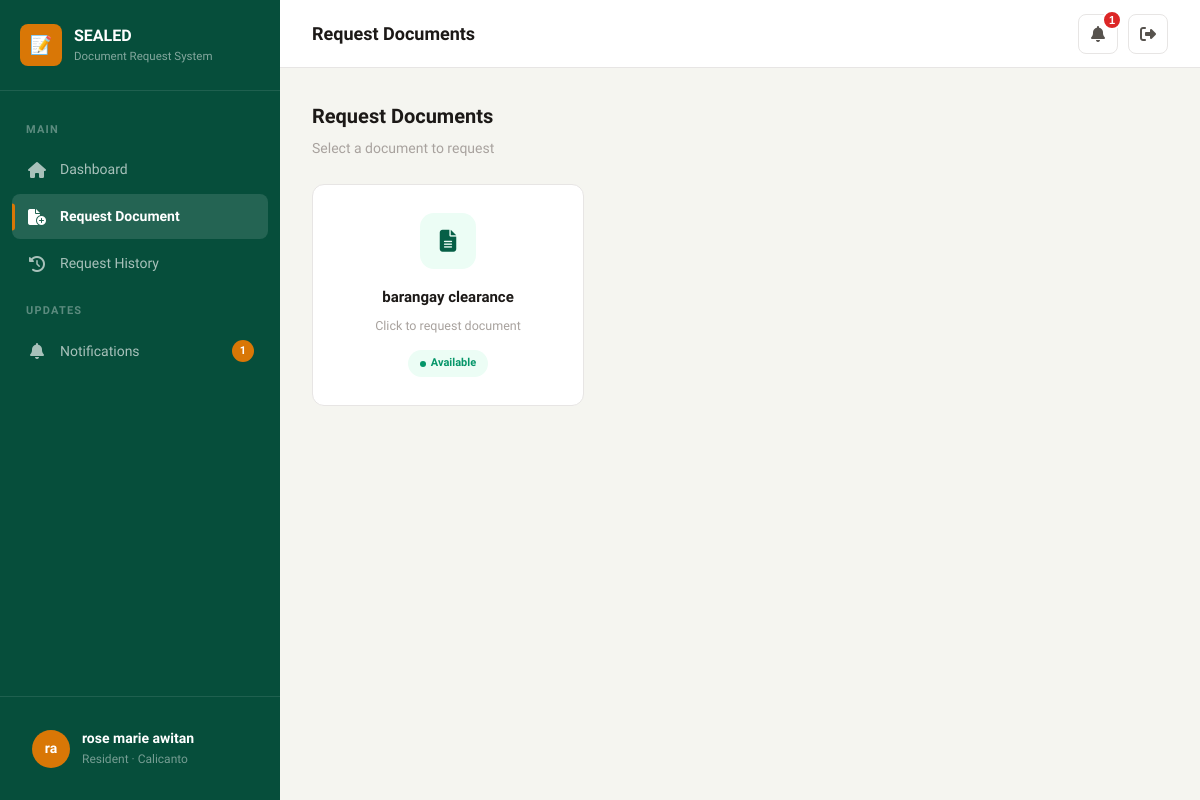
Before: /resident/request/ (signed in) with the older database file.
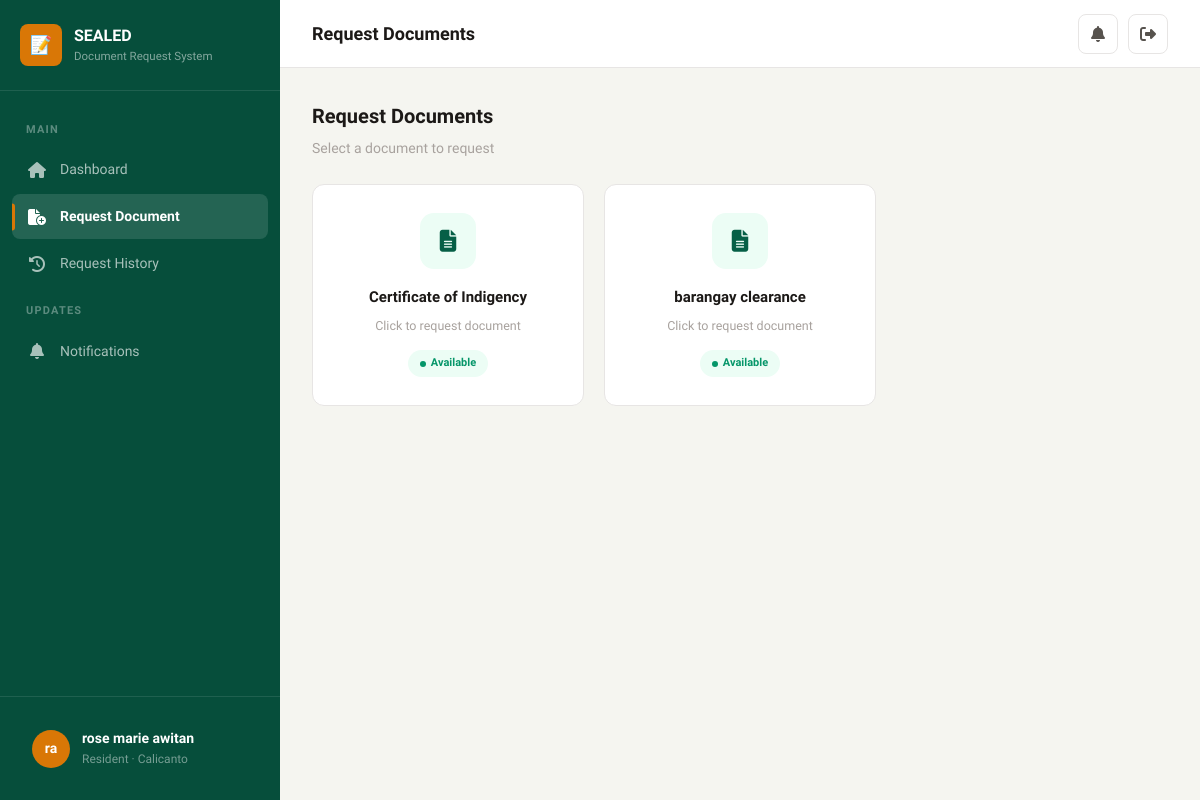
After: the same page with the newer database file.
### brgy/models.py (models this page shows, shortened)
class DocumentType(models.Model):
    id = models.UUIDField(primary_key=True, default=uuid.uuid4, editable=False)
    name = models.CharField(max_length=200)
    description = models.TextField(blank=True)
    requirements = models.TextField(blank=True, help_text="One requirement per line")
    fee = models.DecimalField(max_digits=10, decimal_places=2, default=0, null=True, blank=True)
    is_active = models.BooleanField(default=True)
    barangay = models.ForeignKey(Barangay, on_delete=models.CASCADE, related_name='document_types')
    template_file = models.FileField(
        upload_to='document_templates/',
        blank=True,
        null=True,
        help_text="Upload a .docx template for this document"
    )
    created_at = models.DateTimeField(auto_now_add=True)
    class Meta:
        ordering = ['name']

### brgy/views.py (the view)
# urls.py: path('resident/request/', views.request_document, name='request_document'),
@login_required
@role_required('resident')
def request_document(request):
    user = request.user
    if not user.is_verified_resident:
        messages.warning(request, 'Your account must be verified before you can request documents.')
        return redirect('resident_dashboard')
    doc_types = DocumentType.objects.filter(barangay=user.barangay, is_active=True)
    return render(request, 'brgy/resident/request_document.html', {
        'doc_types': doc_types,
    })

### brgy/context_processors.py (called while the page is built)
def brgy_context(request):
    context = {}
    if request.user.is_authenticated:
        unread_count = Notification.objects.filter(user=request.user, is_read=False).count()
        recent_notifications = Notification.objects.filter(user=request.user)[:5]
        context['unread_notification_count'] = unread_count
        context['recent_notifications'] = recent_notifications
    return context

### brgy/models.py (called while the page is built)
    @property
    def is_verified_resident(self):
        return self.role == 'resident' and self.verification_status == 'approved'

    @property
    def display_name(self):
        return self.get_full_name() or self.username

### brgy/views.py (called while the page is built)
def role_required(*roles):
    def decorator(view_func):
        @wraps(view_func)
        def wrapper(request, *args, **kwargs):
            if not request.user.is_authenticated:
                return redirect('login')
            if request.user.role not in roles:
                messages.error(request, 'You do not have permission to access that page.')
                return redirect('dashboard')
            return view_func(request, *args, **kwargs)
        return wrapper
    return decorator

### brgy/templates/brgy/resident/request_document.html (shortened to what this page needs)
{% extends 'brgy/base.html' %}
{% block nav_res_request %}active{% endblock %}
{% block page_title %}Request Documents{% endblock %}
{% block content %}
<div style="margin-bottom:24px;">
    <h2 style="font-size:20px;font-weight:800;color:var(--text);margin-bottom:4px;">Request Documents</h2>
    <p class="text-sm text-muted">Select a document to request</p>
</div>
{% if doc_types %}
<div class="doc-grid">
    {% for dt in doc_types %}
    <a href="{% url 'request_document_submit' dt.pk %}" class="doc-card">
        <div class="doc-card-icon">
            <i class="fa-solid fa-file-lines"></i>
        </div>
        <h3>{{ dt.name }}</h3>
        <p>Click to request document</p>
        <span class="doc-badge">Available</span>
    </a>
    {% endfor %}
</div>
{% else %}
<div class="empty-state">
    <i class="fa-solid fa-file-circle-xmark"></i>
    <h4>No Documents Available</h4>
    <p>There are no document types available for your barangay yet. Please check back later.</p>
</div>
{% endif %}
{% endblock %}

### brgy/templates/brgy/base.html (shortened to what this page needs)
{% load static %}
<!DOCTYPE html>
<html lang="en">
<head>
    <link rel="stylesheet" href="https://cdnjs.cloudflare.com/ajax/libs/font-awesome/6.5.1/css/all.min.css">
    <link rel="stylesheet" href="{% static 'css/style.css' %}">
</head>
<body>
    <div class="app-layout">
        <aside class="sidebar" id="sidebar">
            <div class="sidebar-header">
                <div class="sidebar-logo">
                    <div class="sidebar-logo-icon">📝</div>
                    <div class="sidebar-logo-text">
                        SEALED
                        <small>Document Request System</small>
                    </div>
                </div>
            </div>
            <nav class="sidebar-nav">
                {% if user.role == 'resident' %}
                <div class="sidebar-section-label">Main</div>
                <a href="{% url 'resident_dashboard' %}" class="sidebar-item {% block nav_res_dashboard %}{% endblock %}">
                    <i class="fa-solid fa-house"></i> Dashboard
                </a>
                <a href="{% url 'request_document' %}" class="sidebar-item {% block nav_res_request %}{% endblock %}">
                    <i class="fa-solid fa-file-circle-plus"></i> Request Document
                </a>
                <a href="{% url 'request_history' %}" class="sidebar-item {% block nav_res_history %}{% endblock %}">
                    <i class="fa-solid fa-clock-rotate-left"></i> Request History
                </a>
                <div class="sidebar-section-label">Updates</div>
                <a href="{% url 'notifications' %}" class="sidebar-item {% block nav_res_notifications %}{% endblock %}">
                    <i class="fa-solid fa-bell"></i> Notifications
                    {% if unread_notification_count > 0 %}
                    <span class="badge-sidebar">{{ unread_notification_count }}</span>
                    {% endif %}
                </a>
                {% endif %}
            </nav>
            <div class="sidebar-footer">
                <a href="{% url 'profile' %}" class="sidebar-user">
                    <div class="sidebar-avatar">{{ user.first_name.0 }}{{ user.last_name.0 }}</div>
                    <div class="sidebar-user-info">
                        <div class="sidebar-user-name">{{ user.display_name }}</div>
                        <div class="sidebar-user-role">{{ user.get_role_display }}{% if user.barangay %} &middot; {{ user.barangay.name }}{% endif %}</div>
                    </div>
                </a>
            </div>
        </aside>
        <main class="main-content">
            <header class="topbar">
                <div class="topbar-left">
                    <h1 class="topbar-title">{% block page_title %}Dashboard{% endblock %}</h1>
                </div>
                <div class="topbar-right">
                    <div style="position:relative">
                        <button class="topbar-btn" id="notifBtn" aria-label="Notifications">
                            <i class="fa-solid fa-bell"></i>
                            {% if unread_notification_count > 0 %}
                            <span class="topbar-badge">{{ unread_notification_count }}</span>
                            {% endif %}
                        </button>
                    </div>
                    <a href="{% url 'logout' %}" class="topbar-btn" title="Logout" data-confirm="Are you sure you want to logout?">
                        <i class="fa-solid fa-right-from-bracket"></i>
                    </a>
                </div>
            </header>
            <div class="page-content">
                {% block content %}{% endblock %}
            </div>
        </main>
    </div>
</body>
</html>

Changed rows visible on the page:
added DocumentType: name "Certificate of Indigency"
Other visible differences:
{{ unread_notification_count }}: "1" → (not shown)
